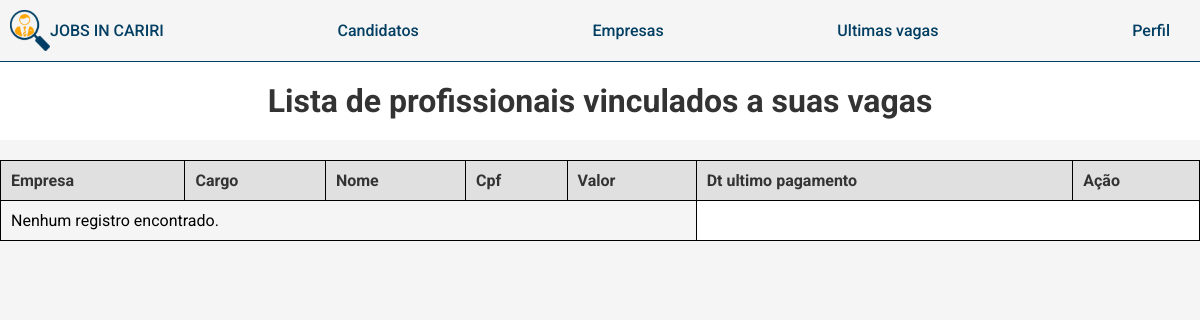
The page /authenticated/pagamento.php (signed in) on the database as committed earlier.
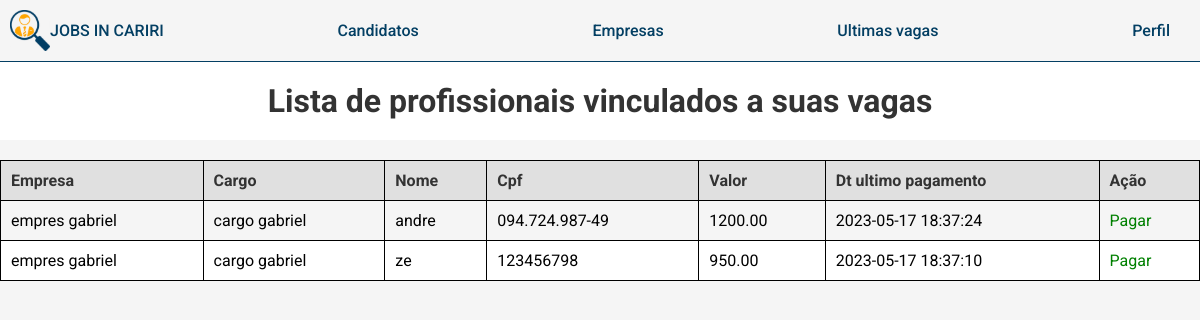
The same page on the database as committed later.
### tables this page shows
CREATE TABLE `pagamento` (
  `id` int(11) NOT NULL,
  `id_cadastro` int(11) NOT NULL,
  `id_vaga` int(6) UNSIGNED NOT NULL,
  `forma_pagamento` varchar(50) NOT NULL,
  `valor` decimal(10,2) NOT NULL,
  `dtPagamento` datetime DEFAULT NULL
);

CREATE TABLE `vagas` (
  `id` int(6) UNSIGNED NOT NULL,
  `empresa` varchar(30) NOT NULL,
  `cargo` varchar(30) NOT NULL,
  `telefone` varchar(15) NOT NULL,
  `email` varchar(50) NOT NULL,
  `requisitos` text DEFAULT NULL,
  `beneficios` text DEFAULT NULL,
  `data_cadastro` timestamp NOT NULL DEFAULT current_timestamp() ON UPDATE current_timestamp(),
  `usuario_responsavel` int(11) NOT NULL
);

CREATE TABLE `cadastro` (
  `id` int(11) NOT NULL,
  `nome` varchar(50) NOT NULL,
  `sobrenome` varchar(50) NOT NULL,
  `email` varchar(100) NOT NULL,
  `senha` varchar(255) NOT NULL,
  `cpf` varchar(14) DEFAULT NULL,
  `rg` varchar(20) DEFAULT NULL,
  `dtNascimento` text DEFAULT NULL,
  `endereco` varchar(100) DEFAULT NULL,
  `cidade` varchar(50) DEFAULT NULL,
  `celular` varchar(20) DEFAULT NULL,
  `id_profissao` int(11) DEFAULT NULL,
  `foto` longblob DEFAULT NULL
);

### authenticated/pagamento.php (the view, shortened to what this page needs)
<?php
$servername = "localhost";
$username = "root";
$password = "";
$dbname = "jobs";
$conn = new mysqli($servername, $username, $password, $dbname);
$idUsuario = $_SESSION['user_id'];
$sql = "SELECT v.empresa, COALESCE(p.valor,'Primeiro pagamento') as valor, p.dtPagamento, v.cargo, c.nome, c.cpf, p.id_cadastro as id_cadastro, p.id_vaga as id_vaga FROM `pagamento` p
INNER JOIN `vagas` v
ON p.id_vaga = v.id
INNER JOIN `cadastro` c
ON c.id = p.id_cadastro
WHERE v.usuario_responsavel = '$idUsuario'";
$result = $conn->query($sql);
?>
<!DOCTYPE html>
<html>
<head>
    <link rel="stylesheet" href="../css/home.css">
</head>
<body>
<header>
    <ul>
        <a href="../authenticated/home.php"> <li>
            <img src="..\imagens\Logo.svg" alt="" class="logo"> JOBS IN CARIRI
        </li></a>
        <li>
            Candidatos
        </li>
        <a href="../authenticated/cadastroVagas.php"> <li>Empresas</li></a>
        <li>Ultimas vagas</li>
        <div class="dropdown">
  <li class="dropdown-btn">Perfil</li>
</div>
    </ul>
</header>
    <h1>Lista de profissionais vinculados a suas vagas</h1>
    <table>
        <tr>
            <th>Empresa</th>
            <th>Cargo</th>
            <th>Nome</th>
            <th>Cpf</th>
            <th>Valor</th>
            <th>Dt ultimo pagamento</th>
            <th>Ação</th>
        </tr>
        <?php
        if ($result->num_rows > 0) {
            while ($row = $result->fetch_assoc()) {
                echo "<tr>";
                echo "<td>" . $row["empresa"] . "</td>";
                echo "<td>" . $row["cargo"] . "</td>";
                echo "<td>" . $row["nome"] . "</td>";
                echo "<td>" . $row["cpf"] . "</td>";
                echo "<td>" . $row["valor"] . "</td>";
                echo "<td>" . $row["dtPagamento"] . "</td>";
                echo "<td><a href='form_pagamento.php?id_cadastro=" . $row["id_cadastro"] . "&id_vaga=" . $row["id_vaga"] . "' style='color:green;'>Pagar</a></td>";
                echo "</tr>";
            }
        } else {
            echo "<tr><td colspan='5'>Nenhum registro encontrado.</td></tr>";
        }
        ?>
    </table>
</body>
</html>

### css/home.css (style rules this page uses)
* { margin: 0; padding: 0; box-sizing: border-box; font-family: Roboto; }
header { border-bottom: 1px solid #033F63 ; }
a { text-decoration: none; }
ul { display: flex; justify-content: space-between; align-items: center; margin:10px; }
li img { width:40px; }
li { text-decoration: none; list-style: none; display: flex; align-items: center; color:#033F63; font-weight: 500; }

### authenticated/pagamento.php (style rules this page uses)
table { border-collapse: collapse; }
table, th, td { border: 1px solid black; padding: 5px; }
th { background-color: lightgray; }
body { margin: 0; padding: 0; background-color: #F5F5F5; font-family: Roboto; }
h1 { background-color: #FFFFFF; padding: 20px; text-align: center; margin: 0; color: #333333; }
table { width: 100%; background-color: #FFFFFF; border-collapse: collapse; margin-top: 20px; }
th, td { padding: 10px; text-align: left; }
th { background-color: #E0E0E0; color: #333333; }
tr:nth-child(even) { background-color: #F5F5F5; }
a { color: #333333; text-decoration: none; }
.dropdown { position: relative; display: inline-block; }
.dropdown-btn { border: none; cursor: pointer; padding: 10px 20px; font-size: 16px; }
a { color:white; }

Rows that differ between the two databases and show on the page:
added pagamento: id_vaga.empresa "empres gabriel", id_vaga.cargo "cargo gabriel", id_cadastro.nome "andre", id_cadastro.cpf "094.724.987-49", valor "1200.00", dtPagamento "2023-05-17 18:37:24"
added pagamento: id_vaga.empresa "empres gabriel", id_vaga.cargo "cargo gabriel", id_cadastro.nome "ze", id_cadastro.cpf "123456798", valor "950.00", dtPagamento "2023-05-17 18:37:10"
Other text that changed with them:
text no longer shown: "Nenhum registro encontrado."
